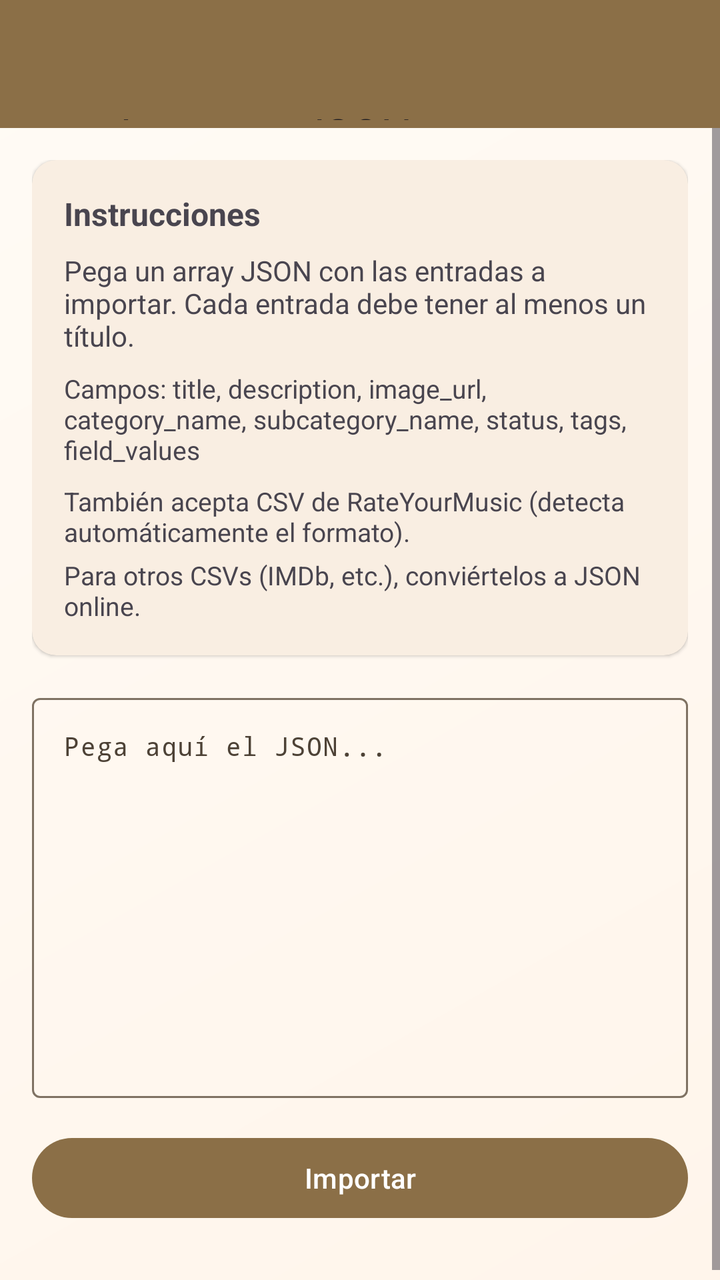
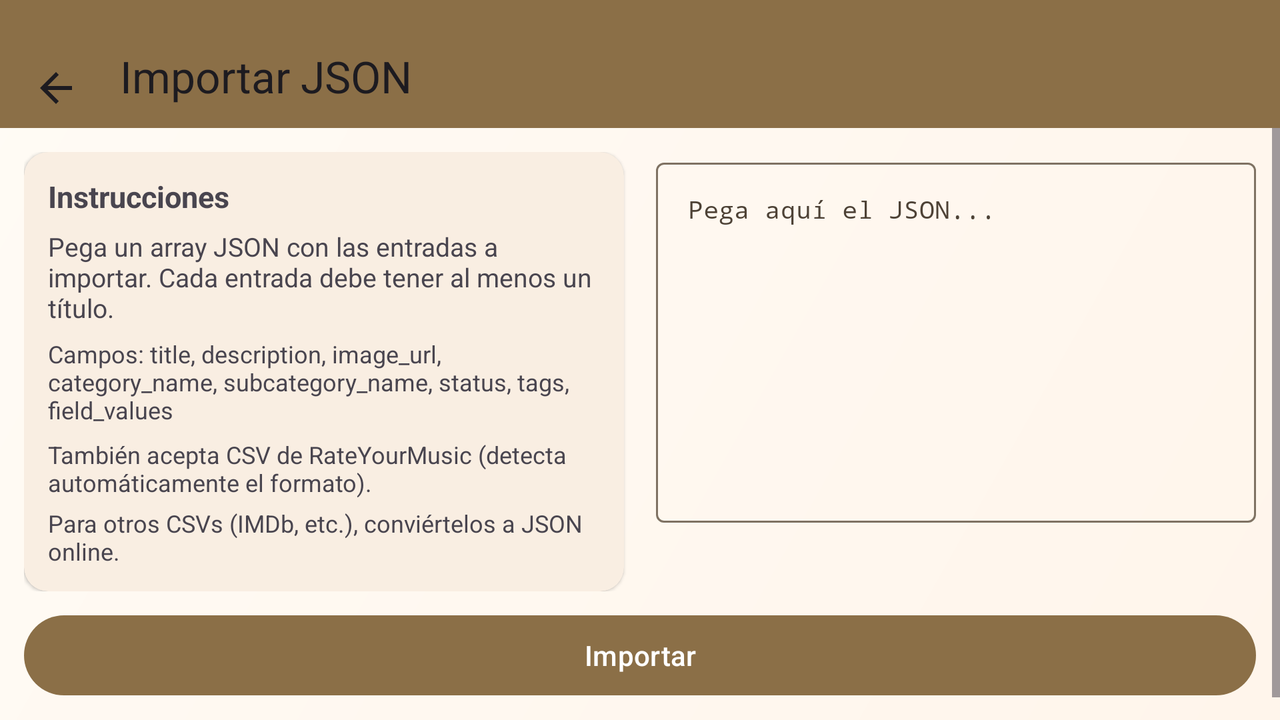

One screen, two layout resources from the same app: the default and the repository's alternative for another configuration. Each is rendered where Android would select it; the XML of both is given below.
<!-- AndroidManifest.xml: application theme Theme.Brainy -->
<!-- res/layout/activity_import.xml -->
<?xml version="1.0" encoding="utf-8"?>
<androidx.constraintlayout.widget.ConstraintLayout xmlns:android="http://schemas.android.com/apk/res/android"
    xmlns:app="http://schemas.android.com/apk/res-auto"
    xmlns:tools="http://schemas.android.com/tools"
    android:layout_width="match_parent"
    android:layout_height="match_parent"
    tools:context=".activities.ImportActivity">

    <com.google.android.material.appbar.MaterialToolbar
        android:id="@+id/toolbar"
        android:layout_width="0dp"
        android:layout_height="?attr/actionBarSize"
        android:background="?attr/colorPrimary"
        android:paddingTop="48dp"
        android:theme="@style/ThemeOverlay.Material3.ActionBar"
        app:layout_constraintEnd_toEndOf="parent"
        app:layout_constraintStart_toStartOf="parent"
        app:layout_constraintTop_toTopOf="parent"
        app:title="Importar JSON"
        app:navigationIcon="?attr/homeAsUpIndicator" />

    <ScrollView
        android:layout_width="0dp"
        android:layout_height="0dp"
        app:layout_constraintBottom_toBottomOf="parent"
        app:layout_constraintEnd_toEndOf="parent"
        app:layout_constraintStart_toStartOf="parent"
        app:layout_constraintTop_toBottomOf="@+id/toolbar">

        <LinearLayout
            android:layout_width="match_parent"
            android:layout_height="wrap_content"
            android:orientation="vertical"
            android:padding="16dp">

            
            <com.google.android.material.card.MaterialCardView
                android:layout_width="match_parent"
                android:layout_height="wrap_content"
                android:layout_marginBottom="16dp"
                app:cardCornerRadius="12dp"
                app:cardElevation="1dp"
                app:contentPadding="16dp"
                app:strokeWidth="0dp">

                <LinearLayout
                    android:layout_width="match_parent"
                    android:layout_height="wrap_content"
                    android:orientation="vertical">

                    <TextView
                        android:layout_width="wrap_content"
                        android:layout_height="wrap_content"
                        android:text="Instrucciones"
                        android:textSize="16sp"
                        android:textStyle="bold" />

                    <TextView
                        android:layout_width="wrap_content"
                        android:layout_height="wrap_content"
                        android:layout_marginTop="8dp"
                        android:text="Pega un array JSON con las entradas a importar. Cada entrada debe tener al menos un título."
                        android:textSize="14sp"
                        android:textColor="?android:attr/textColorSecondary" />

                    <TextView
                        android:layout_width="wrap_content"
                        android:layout_height="wrap_content"
                        android:layout_marginTop="8dp"
                        android:text="Campos: title, description, image_url, category_name, subcategory_name, status, tags, field_values"
                        android:textSize="13sp"
                        android:textColor="?android:attr/textColorSecondary" />

                    <TextView
                        android:layout_width="wrap_content"
                        android:layout_height="wrap_content"
                        android:layout_marginTop="8dp"
                        android:text="También acepta CSV de RateYourMusic (detecta automáticamente el formato)."
                        android:textSize="13sp"
                        android:textColor="?android:attr/textColorSecondary" />

                    <TextView
                        android:layout_width="wrap_content"
                        android:layout_height="wrap_content"
                        android:layout_marginTop="4dp"
                        android:text="Para otros CSVs (IMDb, etc.), conviértelos a JSON online."
                        android:textSize="13sp"
                        android:textColor="?android:attr/textColorSecondary" />

                </LinearLayout>

            </com.google.android.material.card.MaterialCardView>

            
            <com.google.android.material.textfield.TextInputLayout
                android:id="@+id/tilJsonInput"
                android:layout_width="match_parent"
                android:layout_height="0dp"
                android:layout_weight="1"
                android:layout_marginBottom="16dp"
                style="@style/Widget.Material3.TextInputLayout.OutlinedBox">

                <com.google.android.material.textfield.TextInputEditText
                    android:id="@+id/etJsonInput"
                    android:layout_width="match_parent"
                    android:layout_height="match_parent"
                    android:gravity="top|start"
                    android:hint="Pega aquí el JSON..."
                    android:inputType="textMultiLine"
                    android:minHeight="200dp"
                    android:textSize="13sp"
                    android:typeface="monospace" />

            </com.google.android.material.textfield.TextInputLayout>

            
            <com.google.android.material.button.MaterialButton
                android:id="@+id/btnImport"
                android:layout_width="match_parent"
                android:layout_height="wrap_content"
                android:layout_marginBottom="16dp"
                android:text="Importar" />

            
            <com.google.android.material.card.MaterialCardView
                android:id="@+id/cardResult"
                android:layout_width="match_parent"
                android:layout_height="wrap_content"
                android:visibility="gone"
                app:cardCornerRadius="12dp"
                app:cardElevation="1dp"
                app:contentPadding="16dp"
                app:strokeWidth="0dp">

                <LinearLayout
                    android:layout_width="match_parent"
                    android:layout_height="wrap_content"
                    android:orientation="vertical">

                    <TextView
                        android:id="@+id/tvResultTitle"
                        android:layout_width="wrap_content"
                        android:layout_height="wrap_content"
                        android:text="Resultado"
                        android:textSize="16sp"
                        android:textStyle="bold" />

                    <TextView
                        android:id="@+id/tvResultMessage"
                        android:layout_width="wrap_content"
                        android:layout_height="wrap_content"
                        android:layout_marginTop="8dp"
                        android:textSize="14sp" />

                    <TextView
                        android:id="@+id/tvResultErrors"
                        android:layout_width="wrap_content"
                        android:layout_height="wrap_content"
                        android:layout_marginTop="8dp"
                        android:textSize="13sp"
                        android:textColor="#D32F2F"
                        android:visibility="gone" />

                </LinearLayout>

            </com.google.android.material.card.MaterialCardView>

        </LinearLayout>

    </ScrollView>

</androidx.constraintlayout.widget.ConstraintLayout>
<!-- resources referenced by this layout -->
<resources>
  <style name="Theme.Brainy" parent="Base.Theme.Brainy">
          <item name="android:windowAnimationStyle">@null</item>
          
          <item name="android:statusBarColor">@color/golden_background</item>
          <item name="android:windowLightStatusBar">true</item>
      </style>
  <style name="Base.Theme.Brainy" parent="Theme.Material3.DayNight.NoActionBar">
          
          <item name="colorPrimary">@color/golden_primary</item>
          <item name="colorOnPrimary">@color/golden_on_primary</item>
          <item name="colorPrimaryContainer">@color/golden_primary_light</item>
          <item name="colorOnPrimaryContainer">@color/golden_primary_dark</item>
  
          
          <item name="colorSecondary">@color/golden_secondary</item>
          <item name="colorOnSecondary">@color/golden_on_secondary</item>
          <item name="colorSecondaryContainer">@color/golden_secondary_light</item>
          <item name="colorOnSecondaryContainer">@color/golden_secondary_dark</item>
  
          
          <item name="colorTertiary">@color/golden_tertiary</item>
          <item name="colorOnTertiary">@color/golden_on_tertiary</item>
          <item name="colorTertiaryContainer">@color/golden_tertiary_light</item>
          <item name="colorOnTertiaryContainer">@color/golden_tertiary_dark</item>
  
          
          <item name="colorError">@color/golden_error</item>
          <item name="colorOnError">@color/golden_on_error</item>
  
          
          <item name="android:colorBackground">@color/golden_background</item>
          <item name="colorOnBackground">@color/golden_on_background</item>
          <item name="android:windowBackground">@drawable/bg_gradient</item>
  
          
          <item name="colorSurface">@color/golden_surface</item>
          <item name="colorOnSurface">@color/golden_on_surface</item>
          <item name="colorSurfaceVariant">@color/golden_surface_variant</item>
          <item name="colorOnSurfaceVariant">@color/golden_on_surface_variant</item>
  
          
          <item name="colorOutline">@color/golden_outline</item>
          <item name="colorOutlineVariant">@color/golden_outline_variant</item>
  
          
          <item name="colorSurfaceInverse">@color/golden_inverse_surface</item>
          <item name="colorOnSurfaceInverse">@color/golden_inverse_on_surface</item>
          <item name="colorPrimaryInverse">@color/golden_inverse_primary</item>
      </style>
  <color name="golden_background">#FFF5EDE0</color>
  <color name="golden_primary">#8B6F47</color>
  <color name="golden_on_primary">#FFFFFFFF</color>
  <color name="golden_primary_light">#F2E6C9</color>
  <color name="golden_primary_dark">#5C4A2E</color>
  <color name="golden_secondary">#D4A843</color>
  <color name="golden_on_secondary">#FFFFFFFF</color>
  <color name="golden_secondary_light">#F8EDD0</color>
  <color name="golden_secondary_dark">#9E7A2E</color>
  <color name="golden_tertiary">#C4912E</color>
  <color name="golden_on_tertiary">#FFFFFFFF</color>
  <color name="golden_tertiary_light">#F2E0C0</color>
  <color name="golden_tertiary_dark">#8A641E</color>
  <color name="golden_error">#BA1A1A</color>
  <color name="golden_on_error">#FFFFFFFF</color>
  <color name="golden_on_background">#FF2C241A</color>
  <!-- drawable bg_gradient (drawable) -->
  <?xml version="1.0" encoding="utf-8"?>
  <shape xmlns:android="http://schemas.android.com/apk/res/android"
      android:shape="rectangle">
      <gradient
          android:startColor="#FFF5EB"
          android:endColor="#FFFFFBF5"
          android:angle="135" />
  </shape>
  <color name="golden_surface">#FFFFF5EB</color>
  <color name="golden_on_surface">#FF2C241A</color>
  <color name="golden_surface_variant">#FFEDE4D6</color>
  <color name="golden_on_surface_variant">#FF4D4236</color>
  <color name="golden_outline">#FF7F7263</color>
  <color name="golden_outline_variant">#FFD1C5B4</color>
  <color name="golden_inverse_surface">#FF312A22</color>
  <color name="golden_inverse_on_surface">#FFF5F0E9</color>
  <color name="golden_inverse_primary">#FFEAC158</color>
</resources>
<!-- res/layout-land/activity_import.xml (the repository's variant of the layout above) -->
<!-- drawn on the phone turned sideways -->
<?xml version="1.0" encoding="utf-8"?>
<androidx.constraintlayout.widget.ConstraintLayout xmlns:android="http://schemas.android.com/apk/res/android"
    xmlns:app="http://schemas.android.com/apk/res-auto"
    xmlns:tools="http://schemas.android.com/tools"
    android:layout_width="match_parent"
    android:layout_height="match_parent"
    tools:context=".activities.ImportActivity">

    <com.google.android.material.appbar.MaterialToolbar
        android:id="@+id/toolbar"
        android:layout_width="0dp"
        android:layout_height="?attr/actionBarSize"
        android:background="?attr/colorPrimary"
        android:paddingTop="12dp"
        android:theme="@style/ThemeOverlay.Material3.ActionBar"
        app:layout_constraintEnd_toEndOf="parent"
        app:layout_constraintStart_toStartOf="parent"
        app:layout_constraintTop_toTopOf="parent"
        app:title="Importar JSON"
        app:navigationIcon="?attr/homeAsUpIndicator" />

    <ScrollView
        android:layout_width="0dp"
        android:layout_height="0dp"
        app:layout_constraintBottom_toBottomOf="parent"
        app:layout_constraintEnd_toEndOf="parent"
        app:layout_constraintStart_toStartOf="parent"
        app:layout_constraintTop_toBottomOf="@+id/toolbar">

        <LinearLayout
            android:layout_width="match_parent"
            android:layout_height="wrap_content"
            android:orientation="vertical"
            android:padding="12dp">

            
            <LinearLayout
                android:layout_width="match_parent"
                android:layout_height="wrap_content"
                android:orientation="horizontal"
                android:weightSum="2">

                
                <com.google.android.material.card.MaterialCardView
                    android:layout_width="0dp"
                    android:layout_height="wrap_content"
                    android:layout_weight="1"
                    android:layout_marginEnd="8dp"
                    app:cardCornerRadius="12dp"
                    app:cardElevation="1dp"
                    app:contentPadding="12dp"
                    app:strokeWidth="0dp">

                    <LinearLayout
                        android:layout_width="match_parent"
                        android:layout_height="wrap_content"
                        android:orientation="vertical">

                        <TextView
                            android:layout_width="wrap_content"
                            android:layout_height="wrap_content"
                            android:text="Instrucciones"
                            android:textSize="15sp"
                            android:textStyle="bold" />

                        <TextView
                            android:layout_width="wrap_content"
                            android:layout_height="wrap_content"
                            android:layout_marginTop="6dp"
                            android:text="Pega un array JSON con las entradas a importar. Cada entrada debe tener al menos un título."
                            android:textSize="13sp"
                            android:textColor="?android:attr/textColorSecondary" />

                        <TextView
                            android:layout_width="wrap_content"
                            android:layout_height="wrap_content"
                            android:layout_marginTop="6dp"
                            android:text="Campos: title, description, image_url, category_name, subcategory_name, status, tags, field_values"
                            android:textSize="12sp"
                            android:textColor="?android:attr/textColorSecondary" />

                        <TextView
                            android:layout_width="wrap_content"
                            android:layout_height="wrap_content"
                            android:layout_marginTop="6dp"
                            android:text="También acepta CSV de RateYourMusic (detecta automáticamente el formato)."
                            android:textSize="12sp"
                            android:textColor="?android:attr/textColorSecondary" />

                        <TextView
                            android:layout_width="wrap_content"
                            android:layout_height="wrap_content"
                            android:layout_marginTop="4dp"
                            android:text="Para otros CSVs (IMDb, etc.), conviértelos a JSON online."
                            android:textSize="12sp"
                            android:textColor="?android:attr/textColorSecondary" />

                    </LinearLayout>

                </com.google.android.material.card.MaterialCardView>

                
                <com.google.android.material.textfield.TextInputLayout
                    android:id="@+id/tilJsonInput"
                    android:layout_width="0dp"
                    android:layout_height="wrap_content"
                    android:layout_weight="1"
                    android:layout_marginStart="8dp"
                    style="@style/Widget.Material3.TextInputLayout.OutlinedBox">

                    <com.google.android.material.textfield.TextInputEditText
                        android:id="@+id/etJsonInput"
                        android:layout_width="match_parent"
                        android:layout_height="match_parent"
                        android:gravity="top|start"
                        android:hint="Pega aquí el JSON..."
                        android:inputType="textMultiLine"
                        android:minHeight="180dp"
                        android:textSize="12sp"
                        android:typeface="monospace" />

                </com.google.android.material.textfield.TextInputLayout>

            </LinearLayout>

            
            <com.google.android.material.button.MaterialButton
                android:id="@+id/btnImport"
                android:layout_width="match_parent"
                android:layout_height="wrap_content"
                android:layout_marginTop="8dp"
                android:layout_marginBottom="8dp"
                android:text="Importar" />

            
            <com.google.android.material.card.MaterialCardView
                android:id="@+id/cardResult"
                android:layout_width="match_parent"
                android:layout_height="wrap_content"
                android:visibility="gone"
                app:cardCornerRadius="12dp"
                app:cardElevation="1dp"
                app:contentPadding="12dp"
                app:strokeWidth="0dp">

                <LinearLayout
                    android:layout_width="match_parent"
                    android:layout_height="wrap_content"
                    android:orientation="vertical">

                    <TextView
                        android:id="@+id/tvResultTitle"
                        android:layout_width="wrap_content"
                        android:layout_height="wrap_content"
                        android:text="Resultado"
                        android:textSize="15sp"
                        android:textStyle="bold" />

                    <TextView
                        android:id="@+id/tvResultMessage"
                        android:layout_width="wrap_content"
                        android:layout_height="wrap_content"
                        android:layout_marginTop="6dp"
                        android:textSize="13sp" />

                    <TextView
                        android:id="@+id/tvResultErrors"
                        android:layout_width="wrap_content"
                        android:layout_height="wrap_content"
                        android:layout_marginTop="6dp"
                        android:textSize="12sp"
                        android:textColor="#D32F2F"
                        android:visibility="gone" />

                </LinearLayout>

            </com.google.android.material.card.MaterialCardView>

        </LinearLayout>

    </ScrollView>

</androidx.constraintlayout.widget.ConstraintLayout>
